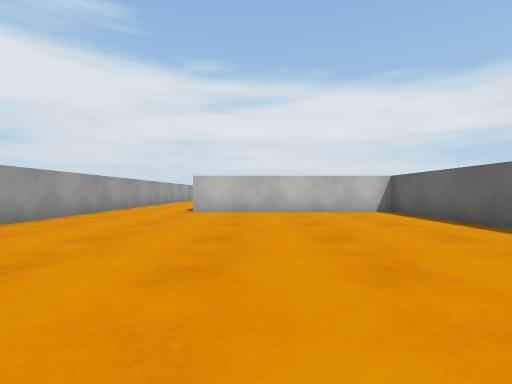
view 1 (above)

14 first-person views from a walk through a Unity game level. The camera is 0.55 m above the floor, looks level and sees 85° across. The floor is counted in squares, 1 m on a side. Each view is taken from the middle of a square. On the plan, view 1 faces up. The plan holds only what a view shows up to about 9 squares ahead; the rest is blank. The place goes on beyond the plan. The player is left out. Surface patterns are stand-ins for the level's own textures.

view 2
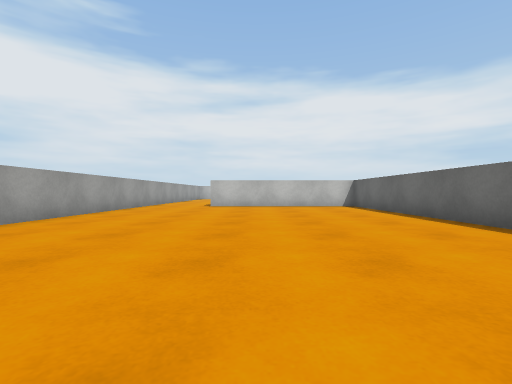

view 3
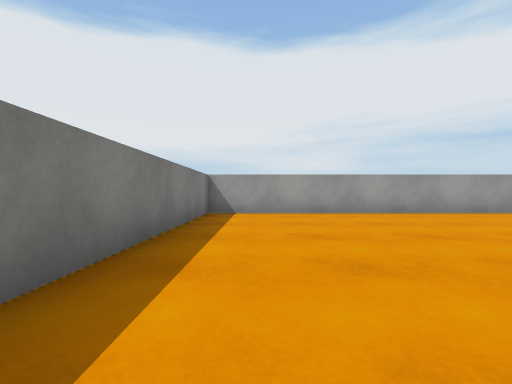

view 4
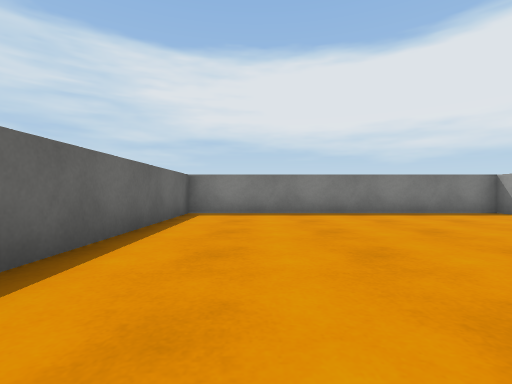

view 5
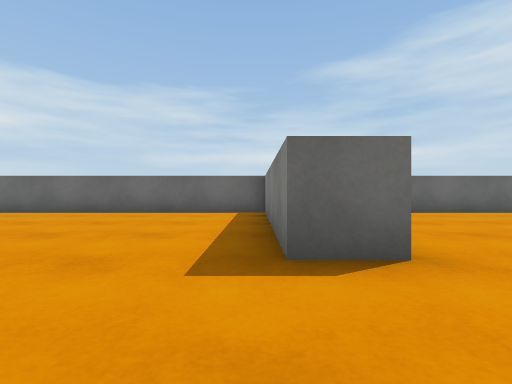

view 6
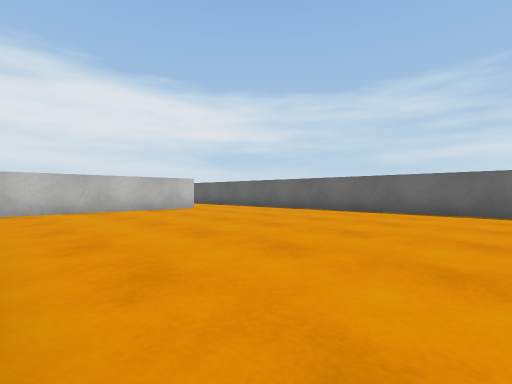

view 7
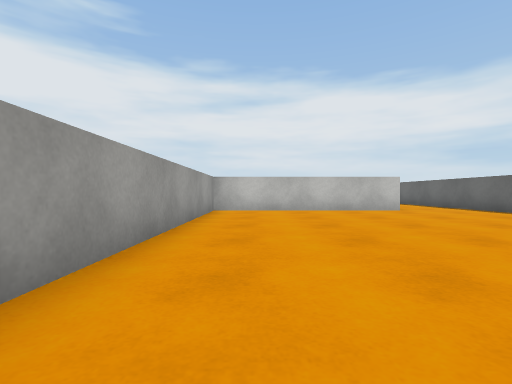

view 8
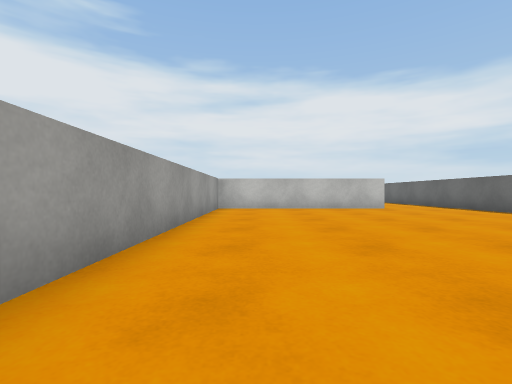

view 9
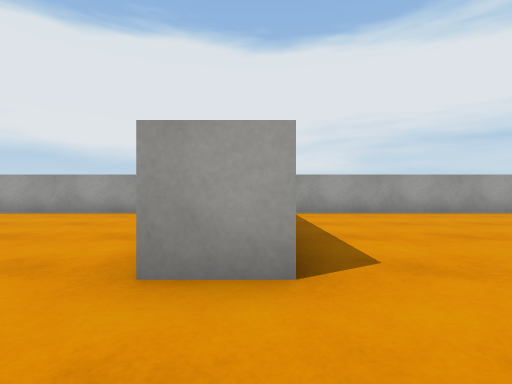

view 10
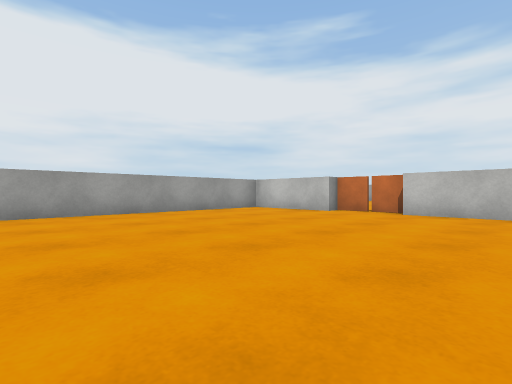

view 11
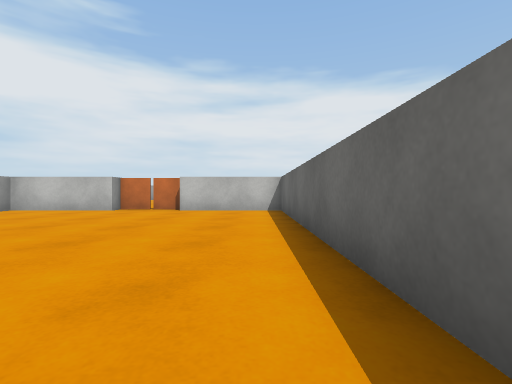

view 12
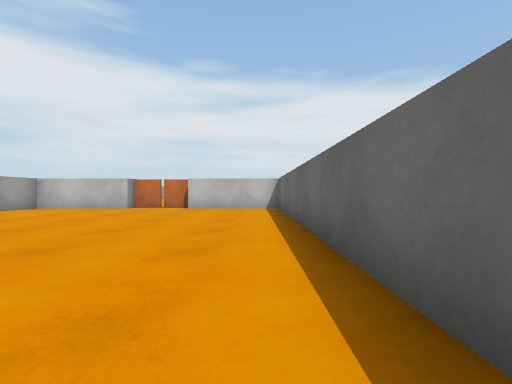

view 13
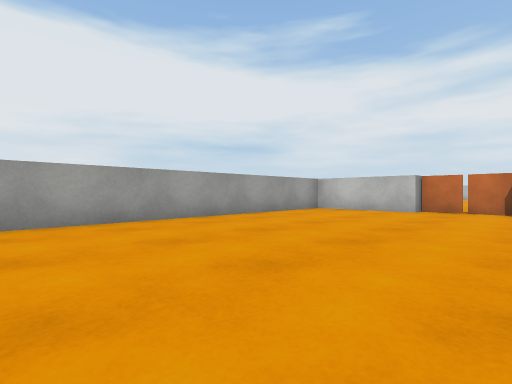

view 14
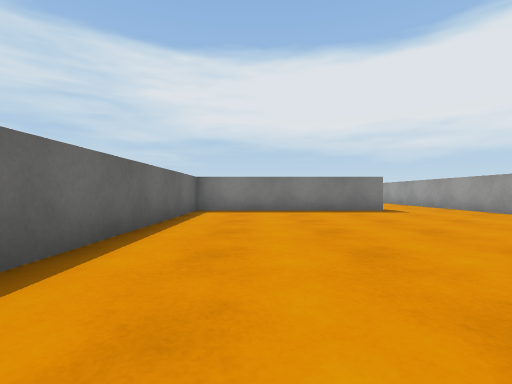

### Floor plan
Points are (right, up) in squares from view 1. A wall is a line through its corners. A room is listed if a view was taken in it or the views show most of it. See-through windows are left out.
Room 1 (views 1, 2, 3, 4)
walls: (-4.2, 6.5) (-4.2, -4.2) (3.8, -4.2) (3.8, 7.8) (-1.7, 7.8)
ways out: opening at (-3, 7.3) to room 2
Room 2 (views 5, 6, 7, 8, 14)
walls: (-1.7, 7.8) (-1.7, 8.7) (3.8, 8.7) (3.8, 18.4); (1.2, 18.2) (-4.2, 18.2) (-4.2, 6.5)
ways out: opening at (-3, 7.3) to room 1; opening at (2.5, 19) to room 3
Room 3 (views 9, 10, 11, 12, 13)
walls: (-1.2, 28.3) (-4.2, 28.3) (-4.2, 20); (1.2, 19.2) (1.2, 18.2); (3.8, 18.4) (3.8, 28.3) (0.8, 28.3)
ways out: opening at (2.5, 19) to room 2

Positions as (right, up) in squares from view 1, and headings:
1: (0, 0), facing up
2: (0, -3), facing up
3: (3, -3), facing left
4: (2, 3), facing down
5: (-4, 9), facing right
6: (-4, 10), facing up-right
7: (-3, 10), facing up
8: (-3, 9), facing up
9: (3, 19), facing left
10: (3, 21), facing up-left
11: (3, 20), facing up
12: (3, 19), facing up
13: (1, 20), facing up-left
14: (2, 17), facing down
